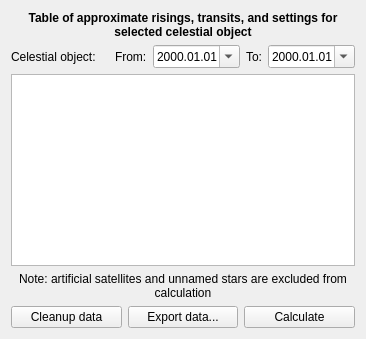
        <widget class="QWidget" name="stackedWidgetPage3">
         <layout class="QGridLayout" name="gridLayout_16">
          <item row="4" column="0">
           <layout class="QHBoxLayout" name="horizontalLayout_30">
            <item>
             <widget class="QPushButton" name="rtsCleanupButton">
              <property name="text">
               <string>Cleanup data</string>
              </property>
             </widget>
            </item>
            <item>
             <widget class="QPushButton" name="rtsSaveButton">
              <property name="text">
               <string>Export data...</string>
              </property>
             </widget>
            </item>
            <item>
             <widget class="QPushButton" name="rtsCalculateButton">
              <property name="text">
               <string>Calculate</string>
              </property>
             </widget>
            </item>
           </layout>
          </item>
          <item row="2" column="0">
           <widget class="QTreeWidget" name="rtsTreeWidget">
            <property name="rootIsDecorated">
             <bool>false</bool>
            </property>
            <property name="uniformRowHeights">
             <bool>true</bool>
            </property>
            <property name="itemsExpandable">
             <bool>false</bool>
            </property>
            <property name="sortingEnabled">
             <bool>true</bool>
            </property>
            <property name="expandsOnDoubleClick">
             <bool>false</bool>
            </property>
            <property name="columnCount">
             <number>0</number>
            </property>
            <attribute name="headerShowSortIndicator" stdset="0">
             <bool>true</bool>
            </attribute>
           </widget>
          </item>
          <item row="1" column="0">
           <layout class="QHBoxLayout" name="horizontalLayout_31">
            <item>
             <layout class="QHBoxLayout" name="horizontalLayout_34">
              <item>
               <widget class="QLabel" name="rtsCelestialBodyLabel">
                <property name="text">
                 <string>Celestial object:</string>
                </property>
               </widget>
              </item>
              <item>
               <widget class="QLabel" name="rtsCelestialBodyNameLabel">
                <property name="sizePolicy">
                 <sizepolicy hsizetype="Expanding" vsizetype="Preferred">
                  <horstretch>0</horstretch>
                  <verstretch>0</verstretch>
                 </sizepolicy>
                </property>
                <property name="font">
                 <font>
                  <bold>true</bold>
                 </font>
                </property>
                <property name="text">
                 <string/>
                </property>
               </widget>
              </item>
             </layout>
            </item>
            <item>
             <layout class="QHBoxLayout" name="horizontalLayout_35">
              <item>
               <widget class="QLabel" name="rtsFromLabel">
                <property name="text">
                 <string>From:</string>
                </property>
               </widget>
              </item>
              <item>
               <widget class="QDateEdit" name="rtsFromDateEdit">
                <property name="wrapping">
                 <bool>true</bool>
                </property>
                <property name="displayFormat">
                 <string notr="true">yyyy.MM.dd</string>
                </property>
                <property name="calendarPopup">
                 <bool>true</bool>
                </property>
               </widget>
              </item>
             </layout>
            </item>
            <item>
             <layout class="QHBoxLayout" name="horizontalLayout_32">
              <item>
               <widget class="QLabel" name="rtsToLabel">
                <property name="text">
                 <string>To:</string>
                </property>
               </widget>
              </item>
              <item>
               <widget class="QDateEdit" name="rtsToDateEdit">
                <property name="wrapping">
                 <bool>true</bool>
                </property>
                <property name="displayFormat">
                 <string notr="true">yyyy.MM.dd</string>
                </property>
                <property name="calendarPopup">
                 <bool>true</bool>
                </property>
               </widget>
              </item>
             </layout>
            </item>
           </layout>
          </item>
          <item row="0" column="0">
           <widget class="QLabel" name="rtsHeaderLabel">
            <property name="font">
             <font>
              <bold>true</bold>
             </font>
            </property>
            <property name="text">
             <string>Table of approximate risings, transits, and settings for selected celestial object</string>
            </property>
            <property name="alignment">
             <set>Qt::AlignCenter</set>
            </property>
            <property name="wordWrap">
             <bool>true</bool>
            </property>
           </widget>
          </item>
          <item row="3" column="0">
           <widget class="QLabel" name="rtsNotificationLabel">
            <property name="text">
             <string>Note: artificial satellites and unnamed stars are excluded from calculation</string>
            </property>
            <property name="alignment">
             <set>Qt::AlignCenter</set>
            </property>
            <property name="wordWrap">
             <bool>true</bool>
            </property>
           </widget>
          </item>
         </layout>
        </widget>
